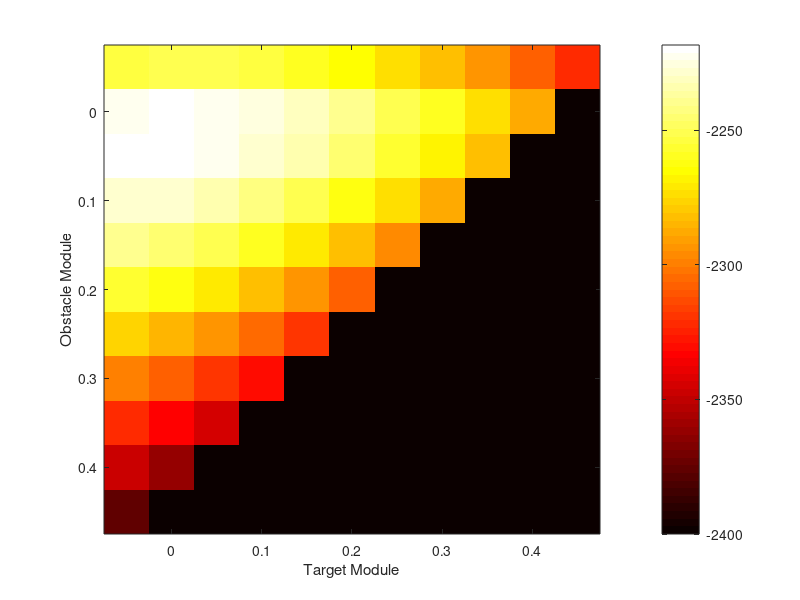

Here is the MATLAB script that generated this plot:
a = [
-2253.53838417 -2251.49417483 -2251.70854119 -2254.02007241 -2258.29228832 -2264.42496677 -2272.34810032 -2282.01163535 -2293.37677514 -2306.41002907 -2321.07954146
-2221.76220254 -2221.17874011 -2222.88338242 -2226.70929266 -2232.51432123 -2240.19242347 -2249.66770632 -2260.88425377 -2273.79750954 -2288.36839706 -2400
-2218.4035943 -2219.31040782 -2222.52942914 -2227.88815204 -2235.23860439 -2244.46885594 -2255.49715121 -2268.26181464 -2282.712704 -2400 -2400
-2227.21552342 -2229.63671595 -2234.38854994 -2241.29269663 -2250.19529828 -2260.97856225 -2273.5549735 -2287.85727052 -2400 -2400 -2400
-2240.97744271 -2244.9314479 -2251.22870568 -2259.68500167 -2270.14061574 -2282.47199568 -2296.58604053 -2400 -2400 -2400 -2400
-2257.80528953 -2263.30471851 -2271.15412558 -2281.16343399 -2293.16716404 -2307.03617758 -2400 -2400 -2400 -2400 -2400
-2277.17338446 -2284.22496274 -2293.62738224 -2305.18480663 -2318.72617027 -2400 -2400 -2400 -2400 -2400 -2400
-2298.86832885 -2307.47291955 -2318.42345503 -2331.51851301 -2400 -2400 -2400 -2400 -2400 -2400 -2400
-2322.75971922 -2332.9124259 -2345.40059497 -2400 -2400 -2400 -2400 -2400 -2400 -2400 -2400
-2348.74535083 -2360.4356911 -2400 -2400 -2400 -2400 -2400 -2400 -2400 -2400 -2400
-2376.73540385 -2400 -2400 -2400 -2400 -2400 -2400 -2400 -2400 -2400 -2400
];

colormap('hot');
imagesc(a);
colorbar;

l = 0 : 0.1 : 1;
xlabel('Target Module');
ylabel('Obstacle Module');
set(gca,'XTickLabel',l);
set(gca,'YTickLabel',l);
